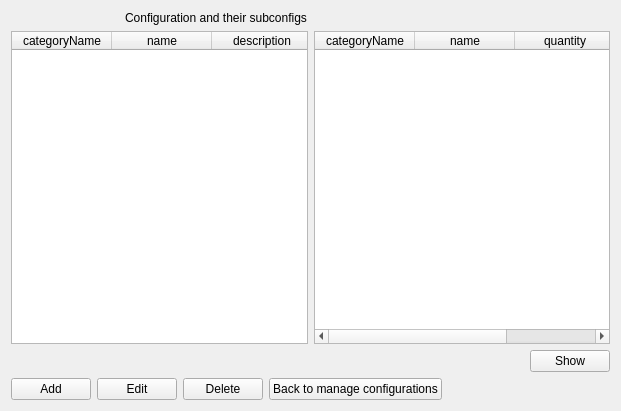
<?xml version="1.0" encoding="UTF-8"?>
<ui version="4.0">
 <class>configuration_subconfigs_form</class>
 <widget class="QWidget" name="configuration_subconfigs_form">
  <property name="geometry">
   <rect>
    <x>0</x>
    <y>0</y>
    <width>621</width>
    <height>411</height>
   </rect>
  </property>
  <property name="windowTitle">
   <string>Configuration subconfigs</string>
  </property>
  <layout class="QGridLayout" name="gridLayout">
   <item row="5" column="0">
    <layout class="QHBoxLayout" name="horizontalLayout">
     <item>
      <widget class="QPushButton" name="add">
       <property name="text">
        <string>Add</string>
       </property>
       <property name="form" stdset="0">
        <string notr="true">configuration_subconfig_add</string>
       </property>
       <property name="global.configurationState" stdset="0">
        <string notr="true">{configuration.state}</string>
       </property>
       <property name="global.config_id" stdset="0">
        <string>{configuration.id}</string>
       </property>
       <property name="global.ConfigurationSubconfigState" stdset="0">
        <string>{ConfigurationSubconfig.state}</string>
       </property>
      </widget>
     </item>
     <item>
      <widget class="QPushButton" name="add_3">
       <property name="text">
        <string>Edit</string>
       </property>
       <property name="form" stdset="0">
        <string notr="true">configuration_subconfig_edit</string>
       </property>
       <property name="global.configurationState" stdset="0">
        <string notr="true">{configuration.state}</string>
       </property>
       <property name="global.config_id" stdset="0">
        <string>{configuration.id}</string>
       </property>
       <property name="global.ConfigurationSubconfigState" stdset="0">
        <string>{ConfigurationSubconfig.state}</string>
       </property>
       <property name="global.subconfig_id" stdset="0">
        <string>{ConfigurationSubconfig.id}</string>
       </property>
      </widget>
     </item>
     <item>
      <widget class="QPushButton" name="add_2">
       <property name="text">
        <string>Delete</string>
       </property>
       <property name="form" stdset="0">
        <string notr="true">configuration_subconfigs</string>
       </property>
       <property name="global.configurationState" stdset="0">
        <string notr="true">{configuration.state}</string>
       </property>
       <property name="doctype" stdset="0">
        <string notr="true">ConfigurationSubconfig.simpleform</string>
       </property>
       <property name="rootelement" stdset="0">
        <string notr="true">ConfigurationSubconfig</string>
       </property>
       <property name="action" stdset="0">
        <string notr="true">delete</string>
       </property>
       <property name="global.ConfigurationSubconfigState" stdset="0">
        <string>{ConfigurationSubconfig.state}</string>
       </property>
       <property name="config_id" stdset="0">
        <string>{configuration.id}</string>
       </property>
       <property name="subconfig_id" stdset="0">
        <string>{ConfigurationSubconfig.id}</string>
       </property>
      </widget>
     </item>
     <item>
      <widget class="QPushButton" name="reload_2">
       <property name="text">
        <string>Back to manage configurations</string>
       </property>
       <property name="form" stdset="0">
        <string notr="true">configurations</string>
       </property>
       <property name="global.configurationState" stdset="0">
        <string notr="true">{configuration.state}</string>
       </property>
       <property name="global.ConfigurationSubconfigState" stdset="0">
        <string>{ConfigurationSubconfig.state}</string>
       </property>
      </widget>
     </item>
     <item>
      <spacer name="horizontalSpacer">
       <property name="orientation">
        <enum>Qt::Horizontal</enum>
       </property>
       <property name="sizeHint" stdset="0">
        <size>
         <width>40</width>
         <height>20</height>
        </size>
       </property>
      </spacer>
     </item>
    </layout>
   </item>
   <item row="0" column="0">
    <layout class="QHBoxLayout" name="horizontalLayout_2">
     <item>
      <widget class="QLabel" name="label_2">
       <property name="maximumSize">
        <size>
         <width>32</width>
         <height>32</height>
        </size>
       </property>
       <property name="text">
        <string/>
       </property>
      </widget>
     </item>
     <item>
      <widget class="QLabel" name="label_3">
       <property name="maximumSize">
        <size>
         <width>32</width>
         <height>32</height>
        </size>
       </property>
       <property name="text">
        <string/>
       </property>
       <property name="pixmap">
        <pixmap resource="../qtclient.qrc">:/images/link.png</pixmap>
       </property>
      </widget>
     </item>
     <item>
      <widget class="QLabel" name="label_4">
       <property name="maximumSize">
        <size>
         <width>32</width>
         <height>32</height>
        </size>
       </property>
       <property name="text">
        <string/>
       </property>
      </widget>
     </item>
     <item>
      <widget class="QLabel" name="label">
       <property name="text">
        <string>Configuration and their subconfigs</string>
       </property>
      </widget>
     </item>
    </layout>
   </item>
   <item row="2" column="0">
    <layout class="QGridLayout" name="gridLayout_2">
     <item row="1" column="0">
      <layout class="QHBoxLayout" name="horizontalLayout_3"/>
     </item>
     <item row="0" column="2">
      <widget class="QTableWidget" name="ConfigurationSubconfig">
       <property name="editTriggers">
        <set>QAbstractItemView::NoEditTriggers</set>
       </property>
       <property name="selectionMode">
        <enum>QAbstractItemView::SingleSelection</enum>
       </property>
       <property name="selectionBehavior">
        <enum>QAbstractItemView::SelectRows</enum>
       </property>
       <property name="doctype" stdset="0">
        <string>ConfigurationSubconfigListRequest.simpleform</string>
       </property>
       <property name="rootelement" stdset="0">
        <string>ConfigurationSubconfig</string>
       </property>
       <property name="state" stdset="0">
        <string>{global.ConfigurationSubconfigState}</string>
       </property>
       <property name="config_id" stdset="0">
        <string>{configuration.id}</string>
       </property>
       <property name="action" stdset="0">
        <string notr="true">read</string>
       </property>
       <column>
        <property name="text">
         <string>categoryName</string>
        </property>
       </column>
       <column>
        <property name="text">
         <string>name</string>
        </property>
       </column>
       <column>
        <property name="text">
         <string>quantity</string>
        </property>
       </column>
      </widget>
     </item>
     <item row="1" column="2">
      <layout class="QHBoxLayout" name="horizontalLayout_4">
       <item>
        <spacer name="horizontalSpacer_2">
         <property name="orientation">
          <enum>Qt::Horizontal</enum>
         </property>
         <property name="sizeHint" stdset="0">
          <size>
           <width>40</width>
           <height>20</height>
          </size>
         </property>
        </spacer>
       </item>
       <item>
        <widget class="QPushButton" name="pushButton">
         <property name="enabled">
          <bool>true</bool>
         </property>
         <property name="text">
          <string>Show</string>
         </property>
         <property name="action" stdset="0">
          <string>ConfigurationSubconfig.reload</string>
         </property>
        </widget>
       </item>
      </layout>
     </item>
     <item row="0" column="1">
      <widget class="QTableWidget" name="configuration">
       <property name="horizontalScrollBarPolicy">
        <enum>Qt::ScrollBarAlwaysOff</enum>
       </property>
       <property name="alternatingRowColors">
        <bool>true</bool>
       </property>
       <property name="selectionMode">
        <enum>QAbstractItemView::SingleSelection</enum>
       </property>
       <property name="selectionBehavior">
        <enum>QAbstractItemView::SelectRows</enum>
       </property>
       <property name="showGrid">
        <bool>true</bool>
       </property>
       <property name="gridStyle">
        <enum>Qt::DotLine</enum>
       </property>
       <property name="sortingEnabled">
        <bool>true</bool>
       </property>
       <property name="doctype" stdset="0">
        <string notr="true">ConfigurationListRequest.simpleform</string>
       </property>
       <property name="rootelement" stdset="0">
        <string notr="true">configuration</string>
       </property>
       <property name="state" stdset="0">
        <string notr="true">{global.configurationState}</string>
       </property>
       <property name="action" stdset="0">
        <string notr="true">read</string>
       </property>
       <attribute name="horizontalHeaderShowSortIndicator" stdset="0">
        <bool>true</bool>
       </attribute>
       <attribute name="verticalHeaderStretchLastSection">
        <bool>false</bool>
       </attribute>
       <column>
        <property name="text">
         <string>categoryName</string>
        </property>
       </column>
       <column>
        <property name="text">
         <string>name</string>
        </property>
       </column>
       <column>
        <property name="text">
         <string>description</string>
        </property>
       </column>
       <column>
        <property name="text">
         <string>comment</string>
        </property>
       </column>
      </widget>
     </item>
    </layout>
   </item>
  </layout>
 </widget>
 <tabstops>
  <tabstop>ConfigurationSubconfig</tabstop>
  <tabstop>pushButton</tabstop>
  <tabstop>add</tabstop>
  <tabstop>add_3</tabstop>
  <tabstop>add_2</tabstop>
  <tabstop>reload_2</tabstop>
 </tabstops>
 <resources>
  <include location="../qtclient.qrc"/>
  <include location="../qtclient.qrc"/>
 </resources>
 <connections>
  <connection>
   <sender>ConfigurationSubconfig</sender>
   <signal>doubleClicked(QModelIndex)</signal>
   <receiver>add_3</receiver>
   <slot>click()</slot>
   <hints>
    <hint type="sourcelabel">
     <x>396</x>
     <y>209</y>
    </hint>
    <hint type="destinationlabel">
     <x>124</x>
     <y>391</y>
    </hint>
   </hints>
  </connection>
  <connection>
   <sender>configuration</sender>
   <signal>itemSelectionChanged()</signal>
   <receiver>pushButton</receiver>
   <slot>click()</slot>
   <hints>
    <hint type="sourcelabel">
     <x>213</x>
     <y>250</y>
    </hint>
    <hint type="destinationlabel">
     <x>554</x>
     <y>357</y>
    </hint>
   </hints>
  </connection>
 </connections>
</ui>
